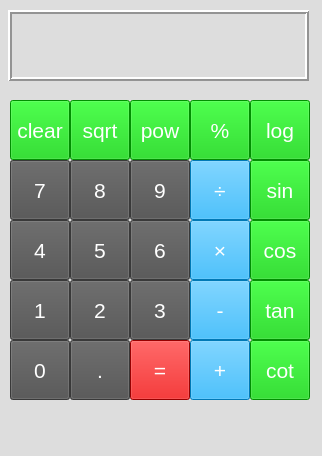
<?xml version="1.0" encoding="UTF-8"?>
<ui version="4.0">
 <class>MainWindow</class>
 <widget class="QMainWindow" name="MainWindow">
  <property name="geometry">
   <rect>
    <x>0</x>
    <y>0</y>
    <width>322</width>
    <height>456</height>
   </rect>
  </property>
  <property name="font">
   <font>
    <pointsize>12</pointsize>
    <bold>false</bold>
   </font>
  </property>
  <property name="windowTitle">
   <string>Calculator</string>
  </property>
  <property name="styleSheet">
   <string notr="true">background-color: rgb(221, 221, 221);</string>
  </property>
  <widget class="QWidget" name="centralwidget">
   <widget class="QPushButton" name="btn_add">
    <property name="geometry">
     <rect>
      <x>190</x>
      <y>340</y>
      <width>60</width>
      <height>60</height>
     </rect>
    </property>
    <property name="font">
     <font>
      <pointsize>16</pointsize>
      <bold>false</bold>
     </font>
    </property>
    <property name="styleSheet">
     <string notr="true">background-color: rgb(0, 170, 255);
color: rgb(255, 255, 255);</string>
    </property>
    <property name="text">
     <string>+</string>
    </property>
   </widget>
   <widget class="QPushButton" name="btn_sub">
    <property name="geometry">
     <rect>
      <x>190</x>
      <y>280</y>
      <width>60</width>
      <height>60</height>
     </rect>
    </property>
    <property name="font">
     <font>
      <pointsize>16</pointsize>
      <bold>false</bold>
     </font>
    </property>
    <property name="styleSheet">
     <string notr="true">background-color: rgb(0, 170, 255);
color: rgb(255, 255, 255);</string>
    </property>
    <property name="text">
     <string>-</string>
    </property>
   </widget>
   <widget class="QPushButton" name="btn_0">
    <property name="geometry">
     <rect>
      <x>10</x>
      <y>340</y>
      <width>60</width>
      <height>60</height>
     </rect>
    </property>
    <property name="font">
     <font>
      <pointsize>16</pointsize>
      <bold>false</bold>
     </font>
    </property>
    <property name="styleSheet">
     <string notr="true">background-color: rgb(80, 80, 80);
color: rgb(255, 255, 255);</string>
    </property>
    <property name="text">
     <string>0</string>
    </property>
   </widget>
   <widget class="QPushButton" name="btn_1">
    <property name="geometry">
     <rect>
      <x>10</x>
      <y>280</y>
      <width>60</width>
      <height>60</height>
     </rect>
    </property>
    <property name="font">
     <font>
      <pointsize>16</pointsize>
      <bold>false</bold>
     </font>
    </property>
    <property name="styleSheet">
     <string notr="true">background-color: rgb(80, 80, 80);
color: rgb(255, 255, 255);</string>
    </property>
    <property name="text">
     <string>1</string>
    </property>
   </widget>
   <widget class="QPushButton" name="btn_2">
    <property name="geometry">
     <rect>
      <x>70</x>
      <y>280</y>
      <width>60</width>
      <height>60</height>
     </rect>
    </property>
    <property name="font">
     <font>
      <pointsize>16</pointsize>
      <bold>false</bold>
     </font>
    </property>
    <property name="styleSheet">
     <string notr="true">background-color: rgb(80, 80, 80);
color: rgb(255, 255, 255);</string>
    </property>
    <property name="text">
     <string>2</string>
    </property>
   </widget>
   <widget class="QPushButton" name="btn_3">
    <property name="geometry">
     <rect>
      <x>130</x>
      <y>280</y>
      <width>60</width>
      <height>60</height>
     </rect>
    </property>
    <property name="font">
     <font>
      <pointsize>16</pointsize>
      <bold>false</bold>
     </font>
    </property>
    <property name="styleSheet">
     <string notr="true">background-color: rgb(80, 80, 80);
color: rgb(255, 255, 255);</string>
    </property>
    <property name="text">
     <string>3</string>
    </property>
   </widget>
   <widget class="QPushButton" name="btn_div">
    <property name="geometry">
     <rect>
      <x>190</x>
      <y>160</y>
      <width>60</width>
      <height>60</height>
     </rect>
    </property>
    <property name="font">
     <font>
      <pointsize>16</pointsize>
      <bold>false</bold>
     </font>
    </property>
    <property name="styleSheet">
     <string notr="true">background-color: rgb(0, 170, 255);
color: rgb(255, 255, 255);</string>
    </property>
    <property name="text">
     <string>÷</string>
    </property>
   </widget>
   <widget class="QPushButton" name="btn_mul">
    <property name="geometry">
     <rect>
      <x>190</x>
      <y>220</y>
      <width>60</width>
      <height>60</height>
     </rect>
    </property>
    <property name="font">
     <font>
      <pointsize>16</pointsize>
      <bold>false</bold>
     </font>
    </property>
    <property name="styleSheet">
     <string notr="true">background-color: rgb(0, 170, 255);
color: rgb(255, 255, 255);</string>
    </property>
    <property name="text">
     <string>×</string>
    </property>
   </widget>
   <widget class="QPushButton" name="btn_4">
    <property name="geometry">
     <rect>
      <x>10</x>
      <y>220</y>
      <width>60</width>
      <height>60</height>
     </rect>
    </property>
    <property name="font">
     <font>
      <pointsize>16</pointsize>
      <bold>false</bold>
     </font>
    </property>
    <property name="styleSheet">
     <string notr="true">background-color: rgb(80, 80, 80);
color: rgb(255, 255, 255);</string>
    </property>
    <property name="text">
     <string>4</string>
    </property>
   </widget>
   <widget class="QPushButton" name="btn_5">
    <property name="geometry">
     <rect>
      <x>70</x>
      <y>220</y>
      <width>60</width>
      <height>60</height>
     </rect>
    </property>
    <property name="font">
     <font>
      <pointsize>16</pointsize>
      <bold>false</bold>
     </font>
    </property>
    <property name="styleSheet">
     <string notr="true">background-color: rgb(80, 80, 80);
color: rgb(255, 255, 255);</string>
    </property>
    <property name="text">
     <string>5</string>
    </property>
   </widget>
   <widget class="QPushButton" name="btn_6">
    <property name="geometry">
     <rect>
      <x>130</x>
      <y>220</y>
      <width>60</width>
      <height>60</height>
     </rect>
    </property>
    <property name="font">
     <font>
      <pointsize>16</pointsize>
      <bold>false</bold>
     </font>
    </property>
    <property name="styleSheet">
     <string notr="true">background-color: rgb(80, 80, 80);
color: rgb(255, 255, 255);</string>
    </property>
    <property name="text">
     <string>6</string>
    </property>
   </widget>
   <widget class="QPushButton" name="btn_7">
    <property name="geometry">
     <rect>
      <x>10</x>
      <y>160</y>
      <width>60</width>
      <height>60</height>
     </rect>
    </property>
    <property name="font">
     <font>
      <pointsize>16</pointsize>
      <bold>false</bold>
     </font>
    </property>
    <property name="styleSheet">
     <string notr="true">background-color: rgb(80, 80, 80);
color: rgb(255, 255, 255);</string>
    </property>
    <property name="text">
     <string>7</string>
    </property>
   </widget>
   <widget class="QPushButton" name="btn_8">
    <property name="geometry">
     <rect>
      <x>70</x>
      <y>160</y>
      <width>60</width>
      <height>60</height>
     </rect>
    </property>
    <property name="font">
     <font>
      <pointsize>16</pointsize>
      <bold>false</bold>
     </font>
    </property>
    <property name="styleSheet">
     <string notr="true">background-color: rgb(80, 80, 80);
color: rgb(255, 255, 255);</string>
    </property>
    <property name="text">
     <string>8</string>
    </property>
   </widget>
   <widget class="QPushButton" name="btn_9">
    <property name="geometry">
     <rect>
      <x>130</x>
      <y>160</y>
      <width>60</width>
      <height>60</height>
     </rect>
    </property>
    <property name="font">
     <font>
      <pointsize>16</pointsize>
      <bold>false</bold>
     </font>
    </property>
    <property name="styleSheet">
     <string notr="true">background-color: rgb(80, 80, 80);
color: rgb(255, 255, 255);</string>
    </property>
    <property name="text">
     <string>9</string>
    </property>
   </widget>
   <widget class="QPushButton" name="btn_dot">
    <property name="geometry">
     <rect>
      <x>70</x>
      <y>340</y>
      <width>60</width>
      <height>60</height>
     </rect>
    </property>
    <property name="font">
     <font>
      <pointsize>16</pointsize>
      <bold>false</bold>
     </font>
    </property>
    <property name="styleSheet">
     <string notr="true">background-color: rgb(80, 80, 80);
color: rgb(255, 255, 255);</string>
    </property>
    <property name="text">
     <string>.</string>
    </property>
   </widget>
   <widget class="QPushButton" name="btn_equal">
    <property name="geometry">
     <rect>
      <x>130</x>
      <y>340</y>
      <width>60</width>
      <height>60</height>
     </rect>
    </property>
    <property name="font">
     <font>
      <pointsize>16</pointsize>
      <bold>false</bold>
     </font>
    </property>
    <property name="styleSheet">
     <string notr="true">background-color: rgb(213, 0, 0);
color: rgb(255, 255, 255);</string>
    </property>
    <property name="text">
     <string>=</string>
    </property>
   </widget>
   <widget class="QPushButton" name="btn_sin">
    <property name="geometry">
     <rect>
      <x>250</x>
      <y>160</y>
      <width>60</width>
      <height>60</height>
     </rect>
    </property>
    <property name="font">
     <font>
      <pointsize>16</pointsize>
      <bold>false</bold>
     </font>
    </property>
    <property name="styleSheet">
     <string notr="true">background-color: rgb(0, 200, 0);
color: rgb(255, 255, 255);</string>
    </property>
    <property name="text">
     <string>sin</string>
    </property>
   </widget>
   <widget class="QPushButton" name="btn_cos">
    <property name="geometry">
     <rect>
      <x>250</x>
      <y>220</y>
      <width>60</width>
      <height>60</height>
     </rect>
    </property>
    <property name="font">
     <font>
      <pointsize>16</pointsize>
      <bold>false</bold>
     </font>
    </property>
    <property name="styleSheet">
     <string notr="true">background-color: rgb(0, 200, 0);
color: rgb(255, 255, 255);</string>
    </property>
    <property name="text">
     <string>cos</string>
    </property>
   </widget>
   <widget class="QPushButton" name="btn_cot">
    <property name="geometry">
     <rect>
      <x>250</x>
      <y>340</y>
      <width>60</width>
      <height>60</height>
     </rect>
    </property>
    <property name="font">
     <font>
      <pointsize>16</pointsize>
      <bold>false</bold>
     </font>
    </property>
    <property name="styleSheet">
     <string notr="true">background-color: rgb(0, 200, 0);
color: rgb(255, 255, 255);</string>
    </property>
    <property name="text">
     <string>cot</string>
    </property>
   </widget>
   <widget class="QPushButton" name="btn_tan">
    <property name="geometry">
     <rect>
      <x>250</x>
      <y>280</y>
      <width>60</width>
      <height>60</height>
     </rect>
    </property>
    <property name="font">
     <font>
      <pointsize>16</pointsize>
      <bold>false</bold>
     </font>
    </property>
    <property name="styleSheet">
     <string notr="true">background-color: rgb(0, 200, 0);
color: rgb(255, 255, 255);</string>
    </property>
    <property name="text">
     <string>tan</string>
    </property>
   </widget>
   <widget class="QPushButton" name="btn_sqrt">
    <property name="geometry">
     <rect>
      <x>70</x>
      <y>100</y>
      <width>60</width>
      <height>60</height>
     </rect>
    </property>
    <property name="font">
     <font>
      <pointsize>16</pointsize>
      <bold>false</bold>
     </font>
    </property>
    <property name="styleSheet">
     <string notr="true">background-color: rgb(0, 200, 0);
color: rgb(255, 255, 255);</string>
    </property>
    <property name="text">
     <string>sqrt</string>
    </property>
   </widget>
   <widget class="QPushButton" name="btn_log">
    <property name="geometry">
     <rect>
      <x>250</x>
      <y>100</y>
      <width>60</width>
      <height>60</height>
     </rect>
    </property>
    <property name="font">
     <font>
      <pointsize>16</pointsize>
      <bold>false</bold>
     </font>
    </property>
    <property name="styleSheet">
     <string notr="true">background-color: rgb(0, 200, 0);
color: rgb(255, 255, 255);</string>
    </property>
    <property name="text">
     <string>log</string>
    </property>
   </widget>
   <widget class="QPushButton" name="btn_remainder">
    <property name="geometry">
     <rect>
      <x>190</x>
      <y>100</y>
      <width>60</width>
      <height>60</height>
     </rect>
    </property>
    <property name="font">
     <font>
      <pointsize>16</pointsize>
      <bold>false</bold>
     </font>
    </property>
    <property name="styleSheet">
     <string notr="true">background-color: rgb(0, 200, 0);
color: rgb(255, 255, 255);</string>
    </property>
    <property name="text">
     <string>%</string>
    </property>
   </widget>
   <widget class="QPushButton" name="btn_pow">
    <property name="geometry">
     <rect>
      <x>130</x>
      <y>100</y>
      <width>60</width>
      <height>60</height>
     </rect>
    </property>
    <property name="font">
     <font>
      <pointsize>16</pointsize>
      <bold>false</bold>
     </font>
    </property>
    <property name="styleSheet">
     <string notr="true">background-color: rgb(0, 200, 0);
color: rgb(255, 255, 255);</string>
    </property>
    <property name="text">
     <string>pow</string>
    </property>
   </widget>
   <widget class="QPushButton" name="btn_clear">
    <property name="geometry">
     <rect>
      <x>10</x>
      <y>100</y>
      <width>60</width>
      <height>60</height>
     </rect>
    </property>
    <property name="font">
     <font>
      <pointsize>16</pointsize>
      <bold>false</bold>
     </font>
    </property>
    <property name="styleSheet">
     <string notr="true">background-color: rgb(0, 200, 0);
color: rgb(255, 255, 255);</string>
    </property>
    <property name="text">
     <string>clear</string>
    </property>
   </widget>
   <widget class="QLabel" name="lbl_output">
    <property name="geometry">
     <rect>
      <x>8</x>
      <y>10</y>
      <width>301</width>
      <height>71</height>
     </rect>
    </property>
    <property name="font">
     <font>
      <pointsize>26</pointsize>
     </font>
    </property>
    <property name="frameShape">
     <enum>QFrame::Box</enum>
    </property>
    <property name="frameShadow">
     <enum>QFrame::Raised</enum>
    </property>
    <property name="lineWidth">
     <number>2</number>
    </property>
    <property name="text">
     <string/>
    </property>
    <property name="alignment">
     <set>Qt::AlignRight|Qt::AlignTrailing|Qt::AlignVCenter</set>
    </property>
    <property name="margin">
     <number>10</number>
    </property>
   </widget>
  </widget>
  <widget class="QMenuBar" name="menubar">
   <property name="geometry">
    <rect>
     <x>0</x>
     <y>0</y>
     <width>322</width>
     <height>22</height>
    </rect>
   </property>
  </widget>
  <widget class="QStatusBar" name="statusbar"/>
 </widget>
 <resources/>
 <connections/>
</ui>
